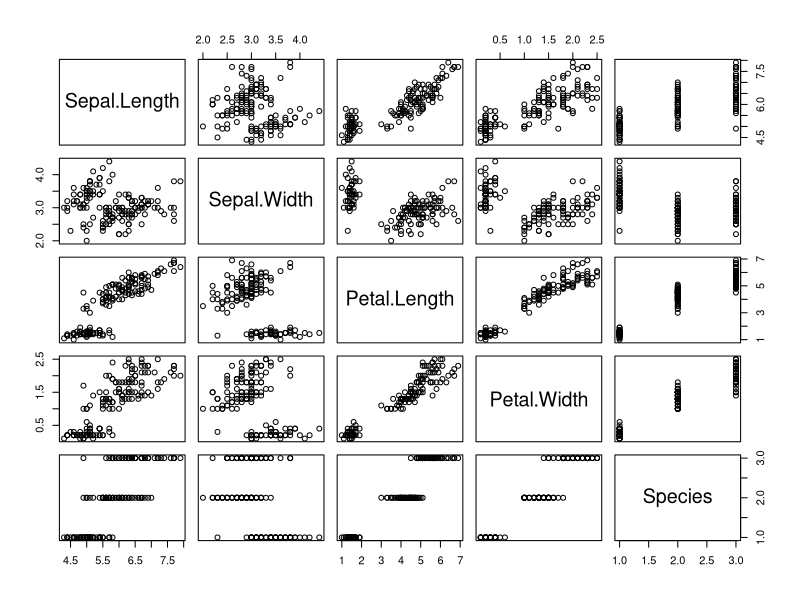
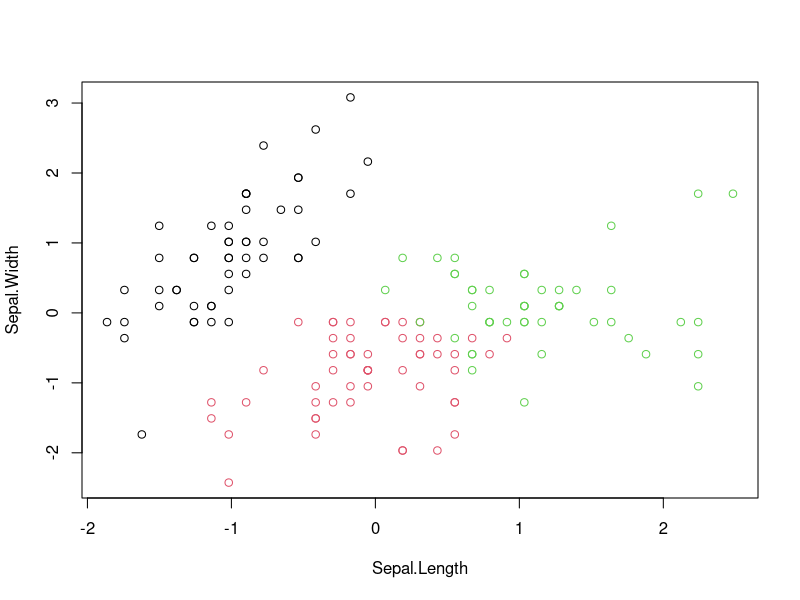
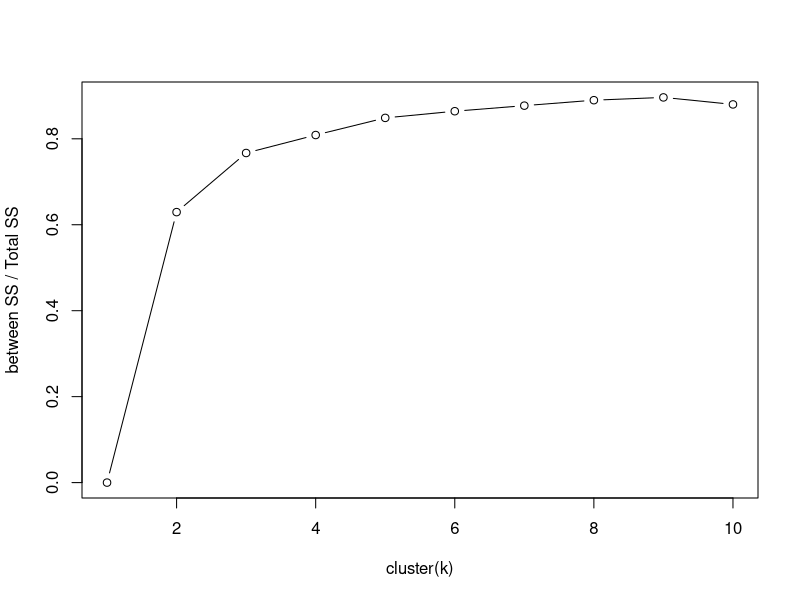
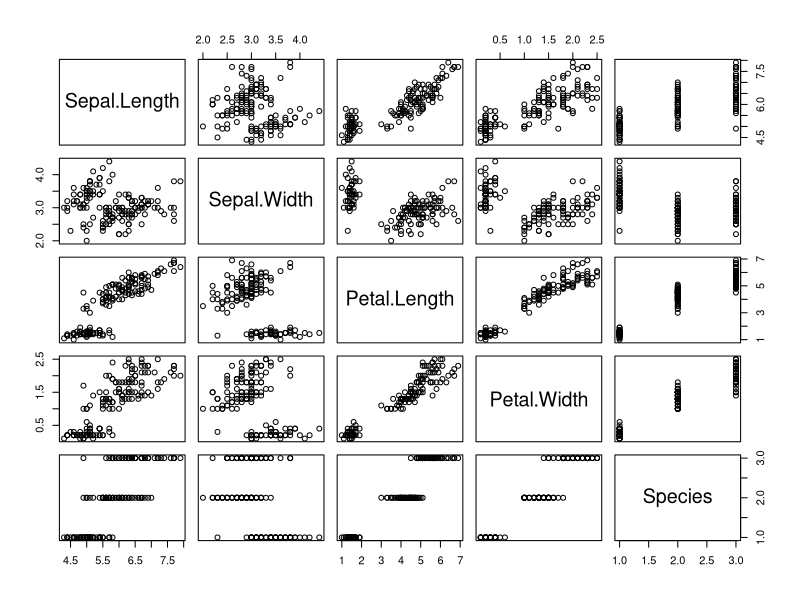
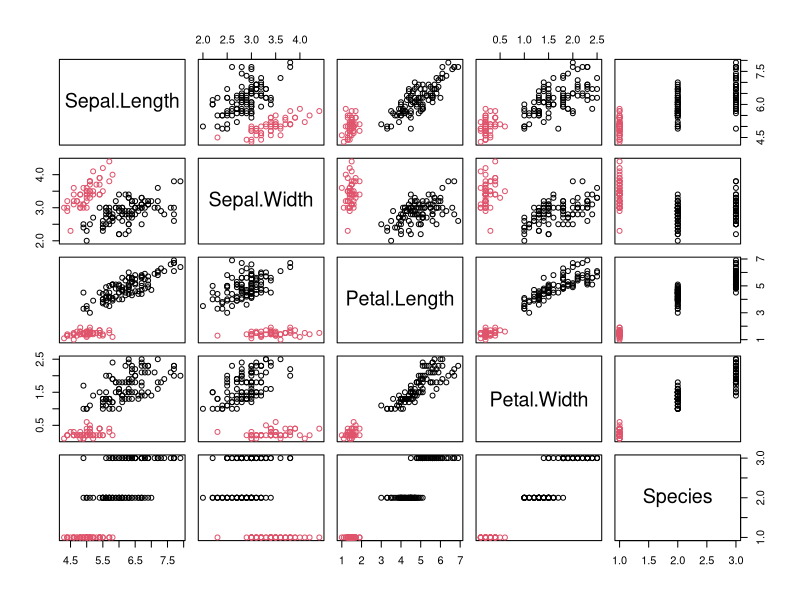
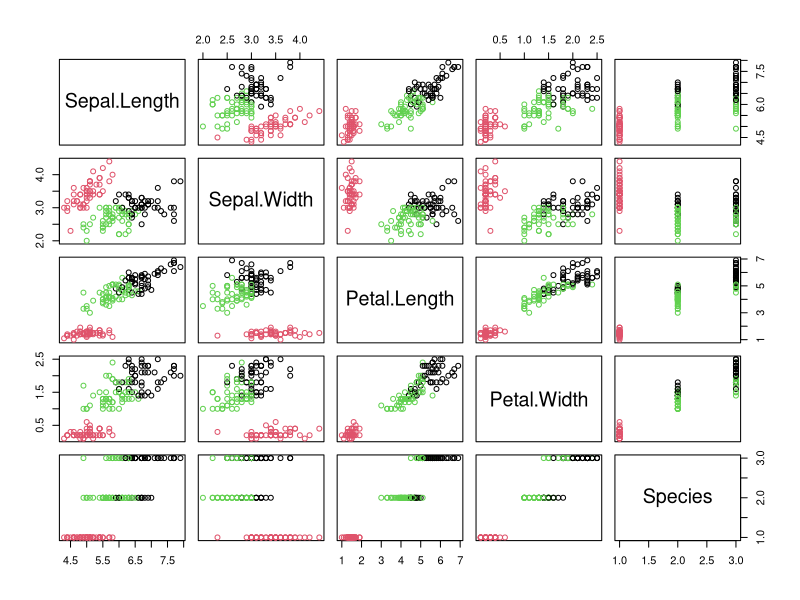
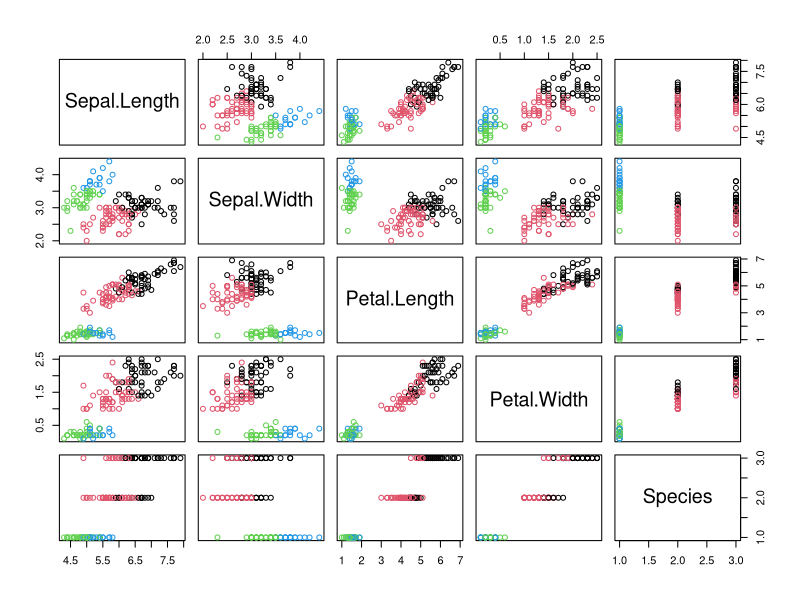
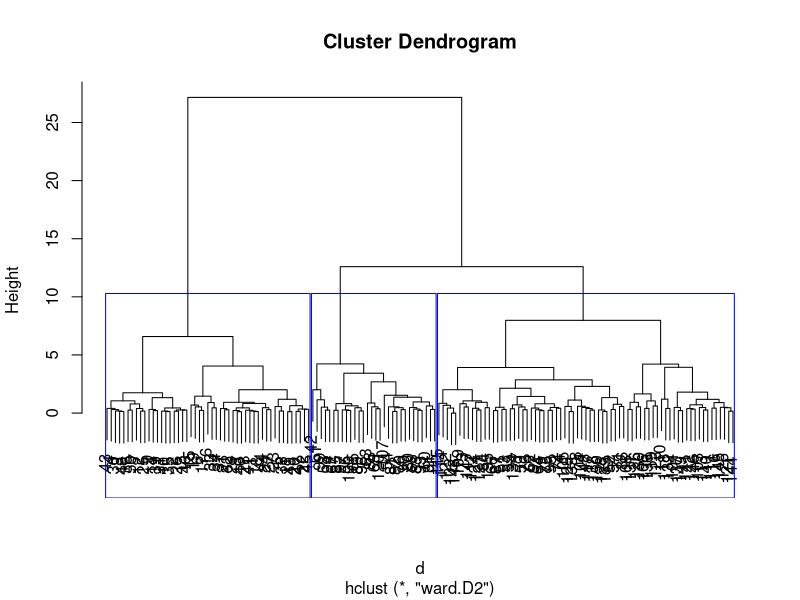

Here is the R script that generated these plots, in order: (Note: this script raises an error after producing the figures.)
data(iris)
plot(iris)
iris1 <- scale(iris[, -5])
iris1

#k means clustering
fitk <- kmeans(iris1, 3)
fitk
str(fitk)
plot(iris1, col = fitk$cluster)

k <- list()
for(i in 1:10){
  k[[i]] <- kmeans(iris1, i)
}
k

betweens_totss <- list()
for(i in 1:10){
  betweens_totss[[i]]<- k[[i]]$betweenss/k[[i]]$totss
}

plot(1:10, betweens_totss, type = "b",
     ylab = "between SS / Total SS", xlab = "cluster(k)")

for(i in 1:4){
  plot(iris,col = k[[i]]$cluster)
}

# hiereical clustering 
d <- dist(iris1)
fitH <- hclust(d, "ward.D2")
plot(fitH)
rect.hclust(fitH, k = 3, border = "blue")
clusters <- cutree(fitH, 3)
clusters
plot(iris1, col = clusters)

#model based clustering
library(mclust)
fitM <- Mclust(iris1)
fitM
plot(fitM)
#x axis no of clusters

intstall.packages("dbscan")
library(dbscan)
kNNdistplot(iris1, k = 3)
abline(h = 0.7,col = "purple",lty = 2)
fitD <- dbscan(iris1, eps = 0.7,minPts = 5)
fitD
plot(iris1, col = fitD$cluster)
